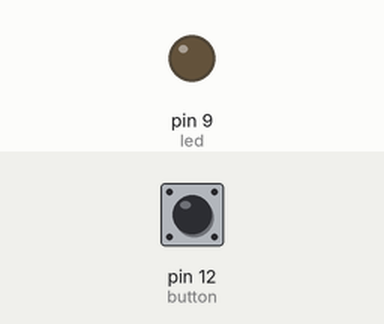
This sketch was run on a simulated Arduino Uno, built with avr-gcc and run on an emulated ATmega328P. Parts: output pins drawn as LEDs (lit = HIGH). Inputs (shaded band) come from the test bench; at power-on: pin 12 (button) LOW.

Above: at 1.2 s.
1.3 s: pin 12 (button) pulled HIGH for 1 s
At 2.8 s:
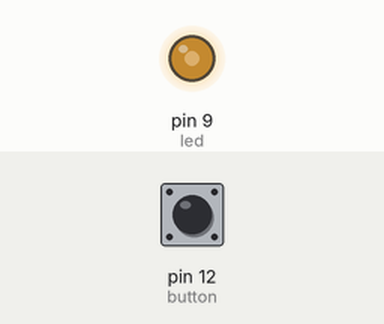
3.8 s: pin 12 (button) pulled HIGH for 0.15 s
At 5.0 s:
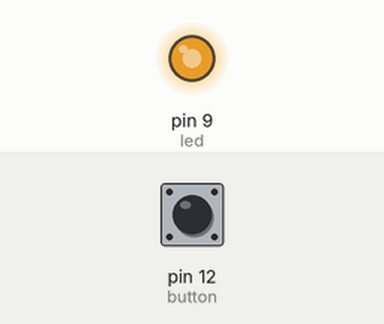
5.4 s: pin 12 (button) pulled HIGH for 3.2 s
At 5.5 s:
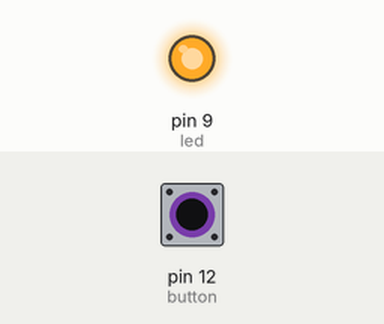
Timing chart, 0 to 9.9 s (numbered marks = the images above; inputs shaded):
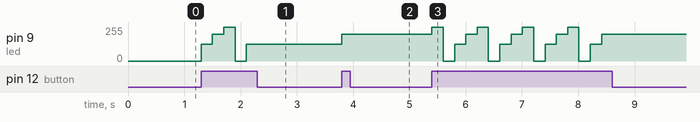

Measured:
- after the input at 1.3 s, pin 9 (led): 0/255 → 125/255 at once, → 200/255 0.20 s later, → 255/255 0.20 s later, → 0/255 0.20 s later, … (5 changes in this stretch)
- after the input at 3.8 s, pin 9 (led): 125/255 → 200/255 at once
- after the input at 5.4 s, pin 9 (led): 200/255 → 255/255 at once, then repeats every 0.80 s: 0/255 0.20 s, 125/255 0.20 s, 200/255 0.20 s, 255/255 0.20 s, until it stays 200/255 from 8.4 s

The sketch:

extension-analogical-actuator.ino
```cpp
// Wiring code generated from an ArduinoML model
// Application name: Extension With Analog

void setup(){
  pinMode(12, INPUT);  // button [Sensor]
  pinMode(9, OUTPUT); // led [Actuator]
}

long time = 0; long debounce = 200;

void state_off() {
  digitalWrite(9,LOW);
  boolean guard = millis() - time > debounce;
  if( guard && digitalRead(12) == HIGH ) {
    time = millis();
    state_first();
  } else {
    state_off();
  }
}

void state_first() {
  analogWrite(9,125);
  boolean guard = millis() - time > debounce;
  if( guard && digitalRead(12) == HIGH ) {
    time = millis();
    state_two();
  } else {
    state_first();
  }
}

void state_two() {
  analogWrite(9,200);
  boolean guard = millis() - time > debounce;
  if( guard && digitalRead(12) == HIGH ) {
    time = millis();
    state_three();
  } else {
    state_two();
  }
}

void state_three() {
  digitalWrite(9,HIGH);
  boolean guard = millis() - time > debounce;
  if( guard && digitalRead(12) == HIGH ) {
    time = millis();
    state_off();
  } else {
    state_three();
  }
}

void loop() {
  state_off();
}
```
